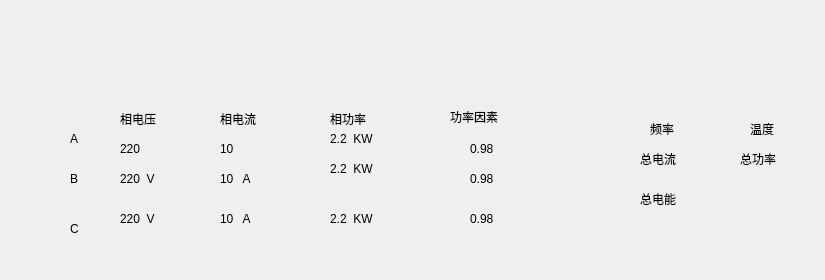
   <widget class="QWidget" name="page">
    <widget class="QLabel" name="label_49">
     <property name="geometry">
      <rect>
       <x>640</x>
       <y>150</y>
       <width>66</width>
       <height>17</height>
      </rect>
     </property>
     <property name="text">
      <string>总电流</string>
     </property>
    </widget>
    <widget class="QLabel" name="label_50">
     <property name="geometry">
      <rect>
       <x>650</x>
       <y>120</y>
       <width>31</width>
       <height>17</height>
      </rect>
     </property>
     <property name="text">
      <string>频率</string>
     </property>
    </widget>
    <widget class="QLabel" name="label_47">
     <property name="geometry">
      <rect>
       <x>750</x>
       <y>120</y>
       <width>66</width>
       <height>17</height>
      </rect>
     </property>
     <property name="text">
      <string>温度</string>
     </property>
    </widget>
    <widget class="QLabel" name="label_48">
     <property name="geometry">
      <rect>
       <x>740</x>
       <y>150</y>
       <width>66</width>
       <height>17</height>
      </rect>
     </property>
     <property name="text">
      <string>总功率</string>
     </property>
    </widget>
    <widget class="QLabel" name="label_46">
     <property name="geometry">
      <rect>
       <x>640</x>
       <y>190</y>
       <width>66</width>
       <height>17</height>
      </rect>
     </property>
     <property name="text">
      <string>总电能</string>
     </property>
    </widget>
    <widget class="QWidget" name="widget_7" native="true">
     <property name="geometry">
      <rect>
       <x>40</x>
       <y>80</y>
       <width>501</width>
       <height>191</height>
      </rect>
     </property>
     <widget class="QLabel" name="label_22">
      <property name="geometry">
       <rect>
        <x>430</x>
        <y>130</y>
        <width>66</width>
        <height>17</height>
       </rect>
      </property>
      <property name="text">
       <string>0.98</string>
      </property>
     </widget>
     <widget class="QLabel" name="label_19">
      <property name="geometry">
       <rect>
        <x>290</x>
        <y>80</y>
        <width>66</width>
        <height>17</height>
       </rect>
      </property>
      <property name="text">
       <string>2.2  KW</string>
      </property>
     </widget>
     <widget class="QLabel" name="label_6">
      <property name="geometry">
       <rect>
        <x>80</x>
        <y>30</y>
        <width>66</width>
        <height>17</height>
       </rect>
      </property>
      <property name="text">
       <string>相电压</string>
      </property>
     </widget>
     <widget class="QLabel" name="label_23">
      <property name="geometry">
       <rect>
        <x>290</x>
        <y>130</y>
        <width>66</width>
        <height>17</height>
       </rect>
      </property>
      <property name="text">
       <string>2.2  KW</string>
      </property>
     </widget>
     <widget class="QLabel" name="label_20">
      <property name="geometry">
       <rect>
        <x>290</x>
        <y>30</y>
        <width>66</width>
        <height>17</height>
       </rect>
      </property>
      <property name="text">
       <string>相功率</string>
      </property>
     </widget>
     <widget class="QLabel" name="label_17">
      <property name="geometry">
       <rect>
        <x>80</x>
        <y>130</y>
        <width>66</width>
        <height>17</height>
       </rect>
      </property>
      <property name="text">
       <string>220  V</string>
      </property>
     </widget>
     <widget class="QLabel" name="label_11">
      <property name="geometry">
       <rect>
        <x>30</x>
        <y>140</y>
        <width>31</width>
        <height>17</height>
       </rect>
      </property>
      <property name="text">
       <string>C</string>
      </property>
     </widget>
     <widget class="QLabel" name="label_21">
      <property name="geometry">
       <rect>
        <x>410</x>
        <y>27</y>
        <width>66</width>
        <height>20</height>
       </rect>
      </property>
      <property name="text">
       <string>功率因素</string>
      </property>
     </widget>
     <widget class="QLabel" name="label_10">
      <property name="geometry">
       <rect>
        <x>30</x>
        <y>90</y>
        <width>41</width>
        <height>17</height>
       </rect>
      </property>
      <property name="text">
       <string>B</string>
      </property>
     </widget>
     <widget class="QLabel" name="label_7">
      <property name="geometry">
       <rect>
        <x>80</x>
        <y>60</y>
        <width>66</width>
        <height>17</height>
       </rect>
      </property>
      <property name="text">
       <string>220</string>
      </property>
     </widget>
     <widget class="QLabel" name="label_18">
      <property name="geometry">
       <rect>
        <x>430</x>
        <y>90</y>
        <width>66</width>
        <height>17</height>
       </rect>
      </property>
      <property name="text">
       <string>0.98</string>
      </property>
     </widget>
     <widget class="QLabel" name="label_12">
      <property name="geometry">
       <rect>
        <x>180</x>
        <y>90</y>
        <width>66</width>
        <height>17</height>
       </rect>
      </property>
      <property name="text">
       <string>10   A</string>
      </property>
     </widget>
     <widget class="QLabel" name="label_5">
      <property name="geometry">
       <rect>
        <x>30</x>
        <y>50</y>
        <width>31</width>
        <height>17</height>
       </rect>
      </property>
      <property name="text">
       <string>A</string>
      </property>
     </widget>
     <widget class="QLabel" name="label_8">
      <property name="geometry">
       <rect>
        <x>180</x>
        <y>30</y>
        <width>66</width>
        <height>17</height>
       </rect>
      </property>
      <property name="text">
       <string>相电流</string>
      </property>
     </widget>
     <widget class="QLabel" name="label_15">
      <property name="geometry">
       <rect>
        <x>80</x>
        <y>90</y>
        <width>66</width>
        <height>17</height>
       </rect>
      </property>
      <property name="text">
       <string>220  V</string>
      </property>
     </widget>
     <widget class="QLabel" name="label_13">
      <property name="geometry">
       <rect>
        <x>430</x>
        <y>60</y>
        <width>66</width>
        <height>17</height>
       </rect>
      </property>
      <property name="text">
       <string>0.98</string>
      </property>
     </widget>
     <widget class="QLabel" name="label_14">
      <property name="geometry">
       <rect>
        <x>290</x>
        <y>50</y>
        <width>66</width>
        <height>17</height>
       </rect>
      </property>
      <property name="text">
       <string>2.2  KW</string>
      </property>
     </widget>
     <widget class="QLabel" name="label_16">
      <property name="geometry">
       <rect>
        <x>180</x>
        <y>130</y>
        <width>66</width>
        <height>17</height>
       </rect>
      </property>
      <property name="text">
       <string>10   A</string>
      </property>
     </widget>
     <widget class="QLabel" name="label_9">
      <property name="geometry">
       <rect>
        <x>180</x>
        <y>60</y>
        <width>66</width>
        <height>17</height>
       </rect>
      </property>
      <property name="text">
       <string>10</string>
      </property>
     </widget>
    </widget>
   </widget>
